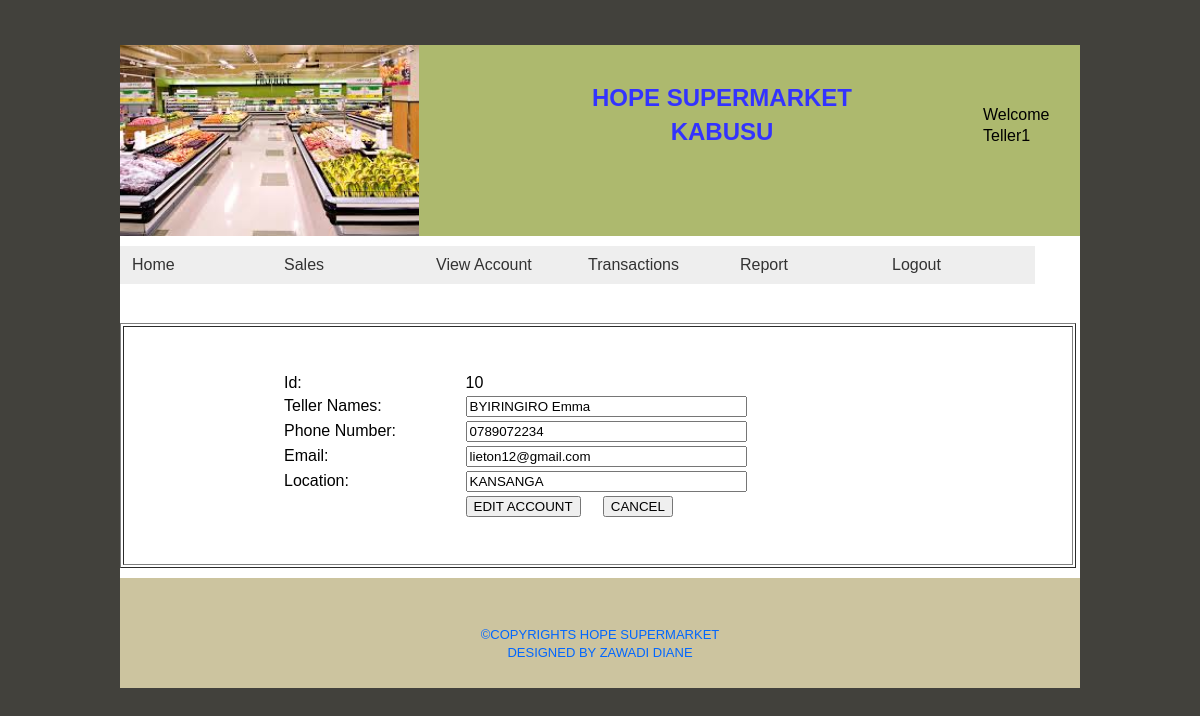
/accountedit.php?id=10 (signed in), run on the app's committed database.
### tables this page shows
CREATE TABLE `teller` (
  `id` int(3) NOT NULL auto_increment,
  `teller_id` varchar(10) NOT NULL,
  `teller_names` varchar(30) NOT NULL,
  `teller_pnumber` varchar(20) NOT NULL,
  `teller_email` varchar(20) NOT NULL,
  `teller_username` varchar(20) NOT NULL,
  `teller_password` varchar(25) NOT NULL,
  `teller_location` varchar(30) NOT NULL,
  PRIMARY KEY  (`id`),
  UNIQUE KEY `teller_username` (`teller_username`)
);

### accountedit.php (the view, shortened to what this page needs)
<?php require_once('Connections/supermarket.php'); ?>
<r?php
//initialize the session
if (!isset($_SESSION)) {
  session_start();
}
// ** Logout the current user. **
$logoutAction = $_SERVER['PHP_SELF']."?doLogout=true";
if ((isset($_SERVER['QUERY_STRING'])) && ($_SERVER['QUERY_STRING'] != "")){
  $logoutAction .="&". htmlentities($_SERVER['QUERY_STRING']);
}
if ((isset($_GET['doLogout'])) &&($_GET['doLogout']=="true")){
  //to fully log out a visitor we need to clear the session varialbles
  $_SESSION['MM_Username'] = NULL;
  $_SESSION['MM_UserGroup'] = NULL;
  $_SESSION['PrevUrl'] = NULL;
  unset($_SESSION['MM_Username']);
  unset($_SESSION['MM_UserGroup']);
  unset($_SESSION['PrevUrl']);
  $logoutGoTo = "index.php";
  if ($logoutGoTo) {
    header("Location: $logoutGoTo");
    exit;
  }
}
?>
<?php
if (!function_exists("GetSQLValueString")) {
function GetSQLValueString($theValue, $theType, $theDefinedValue = "", $theNotDefinedValue = "")
{
  $theValue = function_exists("mysql_real_escape_string") ? mysql_real_escape_string($theValue) : mysql_escape_string($theValue);
  switch ($theType) {
    case "text":
      $theValue = ($theValue != "") ? "'" . $theValue . "'" : "NULL";
      break;
    case "long":
    case "int":
      $theValue = ($theValue != "") ? intval($theValue) : "NULL";
      break;
  }
  return $theValue;
}
}
$editFormAction = $_SERVER['PHP_SELF'];
if (isset($_SERVER['QUERY_STRING'])) {
  $editFormAction .= "?" . htmlentities($_SERVER['QUERY_STRING']);
}
$colname_rsUsername = "-1";
if (isset($_SESSION['MM_Username'])) {
  $colname_rsUsername = $_SESSION['MM_Username'];
}
$query_rsUsername = sprintf("SELECT teller_username FROM teller WHERE teller_username = %s", GetSQLValueString($colname_rsUsername, "text"));
$rsUsername = mysql_query($query_rsUsername, $supermarket) or die(mysql_error());
$row_rsUsername = mysql_fetch_assoc($rsUsername);
$colname_viewAcc = "-1";
if (isset($_GET['id'])) {
  $colname_viewAcc = $_GET['id'];
}
$query_viewAcc = sprintf("SELECT id, teller_names, teller_pnumber, teller_email, teller_location FROM teller WHERE id = %s", GetSQLValueString($colname_viewAcc, "int"));
$viewAcc = mysql_query($query_viewAcc, $supermarket) or die(mysql_error());
$row_viewAcc = mysql_fetch_assoc($viewAcc);
?>
<!DOCTYPE html PUBLIC "-//W3C//DTD XHTML 1.0 Transitional//EN" "http://www.w3.org/TR/xhtml1/DTD/xhtml1-transitional.dtd">
<html xmlns="http://www.w3.org/1999/xhtml">
<head>
<link href="SpryAssets/SpryMenuBarHorizontal.css" rel="stylesheet" type="text/css" />
</head>
<body>
<br/><br/>
<div class="container">
  <div class="header"><a href="#"><img src="_images/images_021.jpg" alt="Insert Logo Here" name="Insert_logo" width="299" height="191" id="Insert_logo" style="background-color: #C6D580; display:block;" /></a>
    <div id="apDiv3">
      <table border="0" cellpadding="1" cellspacing="1">
        <tr>
          <td>Welcome</td>
        </tr>
        <?php do { ?>
          <tr>
            <td><?php echo $row_rsUsername['teller_username']; ?></td>
          </tr>
          <?php } while ($row_rsUsername = mysql_fetch_assoc($rsUsername)); ?>
      </table>
    </div>
    <div id="apDiv2">
    <h2 align="center"><b><font color="#3333FF"H>HOPE SUPERMARKET KABUSU</font></b></h2></div>
    </div>
  <div class="content">
    <ul id="MenuBar1" class="MenuBarHorizontal">
      <li><a href="Pointofsale.php">Home</a></li>
      <li><a href="sale.php">Sales</a></li>
      <li><a href="viewaccnt.php">View Account</a></li>
      <li><a href="transactions.php">Transactions</a></li>
      <li><a href="report.php">Report</a></li>
      <li><a href="<?php echo $logoutAction ?>">Logout</a></li>
    </ul>
    <p>&nbsp;</p>
    <p>&nbsp;</p>
    <table width="956" height="245" border="1">
      <tr>
        <th height="239" scope="col"> <font size="2"><form action="<?php echo $editFormAction; ?>" method="post" name="form1" id="form1">
          <p>&nbsp;</p>
          <table width="634" align="center">
            <tr valign="baseline">
              <td width="177" align="left" nowrap="nowrap">Id:</td>
              <td width="445"><?php echo $row_viewAcc['id']; ?></td>
            </tr>
            <tr valign="baseline">
              <td nowrap="nowrap" align="left">Teller Names:</td>
              <td><input type="text" name="teller_names" value="<?php echo htmlentities($row_viewAcc['teller_names'], ENT_COMPAT, 'utf-8'); ?>" size="32" /></td>
            </tr>
            <tr valign="baseline">
              <td nowrap="nowrap" align="left">Phone Number:</td>
              <td><input type="text" name="teller_pnumber" value="<?php echo htmlentities($row_viewAcc['teller_pnumber'], ENT_COMPAT, 'utf-8'); ?>" size="32" /></td>
            </tr>
            <tr valign="baseline">
              <td nowrap="nowrap" align="left"> Email:</td>
              <td><input type="text" name="teller_email" value="<?php echo htmlentities($row_viewAcc['teller_email'], ENT_COMPAT, 'utf-8'); ?>" size="32" /></td>
            </tr>
            <tr valign="baseline">
              <td nowrap="nowrap" align="left">Location:</td>
              <td><input type="text" name="teller_location" value="<?php echo htmlentities($row_viewAcc['teller_location'], ENT_COMPAT, 'utf-8'); ?>" size="32" /></td>
            </tr>
            <tr valign="baseline">
              <td nowrap="nowrap" align="left">&nbsp;</td>
              <td><input type="submit" value="EDIT ACCOUNT" />&nbsp;&nbsp;&nbsp;&nbsp;
                <a href="viewaccnt.php"><input type="button" name="Reset" id="button" value="CANCEL" /></a></td>
            </tr>
          </table>
        </form>
          <p>&nbsp;</p>
        </font></th>
      </tr>
    </table>
  </div>
    <?php include("_includes/footer2.php");?>
  <br/><br/>
</body>
</html>

### SpryAssets/SpryMenuBarHorizontal.css (style rules this page uses)
ul.MenuBarHorizontal { margin: 0; padding: 0; list-style-type: none; font-size: 100%; cursor: default; width: auto; }
ul.MenuBarHorizontal li { margin: 0; padding: 0; list-style-type: none; font-size: 100%; position: relative; text-align: left; cursor: pointer; width: 9.5em; float: left; }
ul.MenuBarHorizontal a { display: block; cursor: pointer; background-color: #EEE; padding: 0.5em 0.75em; color: #333; text-decoration: none; width: 8.2em; }

### accountedit.php (style rules this page uses)
ul, ol, dl { padding: 0; margin: 0; }
h1, h2, h3, h4, h5, h6, p { margin-top: 0; padding-right: 15px; padding-left: 15px; }
a img { border: none; }
a:link { color: #42413C; text-decoration: underline; }
.container { width: 960px; background-color: #FFF; margin: 0 auto; }
.header { background-color: #ADB96E; }
.content { padding: 10px 0; overflow: visible; }
#apDiv2 { position: absolute; width: 370px; height: 83px; z-index: 2; left: 537px; top: 81px; }
#apDiv3 { position: absolute; width: 190px; height: 59px; z-index: 1; left: 981px; top: 104px; }

### data on the page
teller: teller_username "Teller1", id "10", teller_names "BYIRINGIRO Emma", teller_pnumber "0789072234", teller_email "lieton12@gmail.com", teller_location "KANSANGA"
